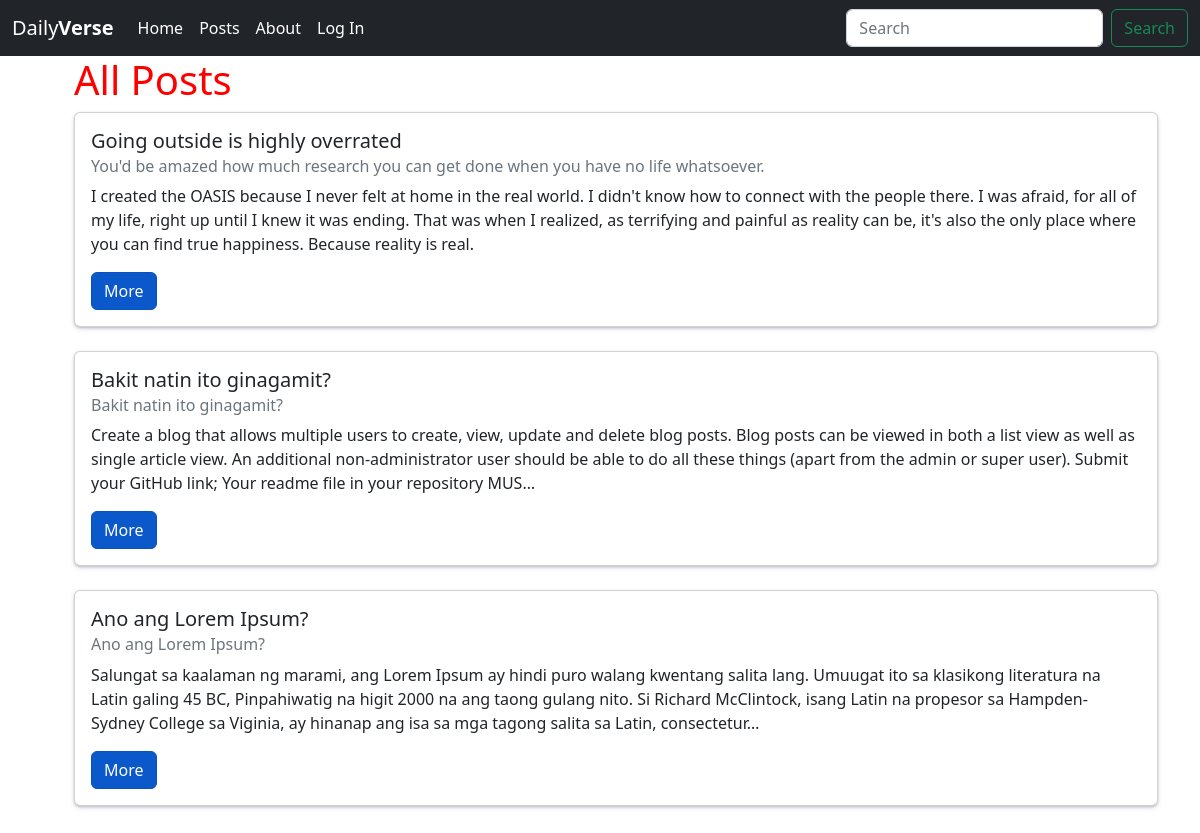
/posts/, run on an earlier commit of the app's database.
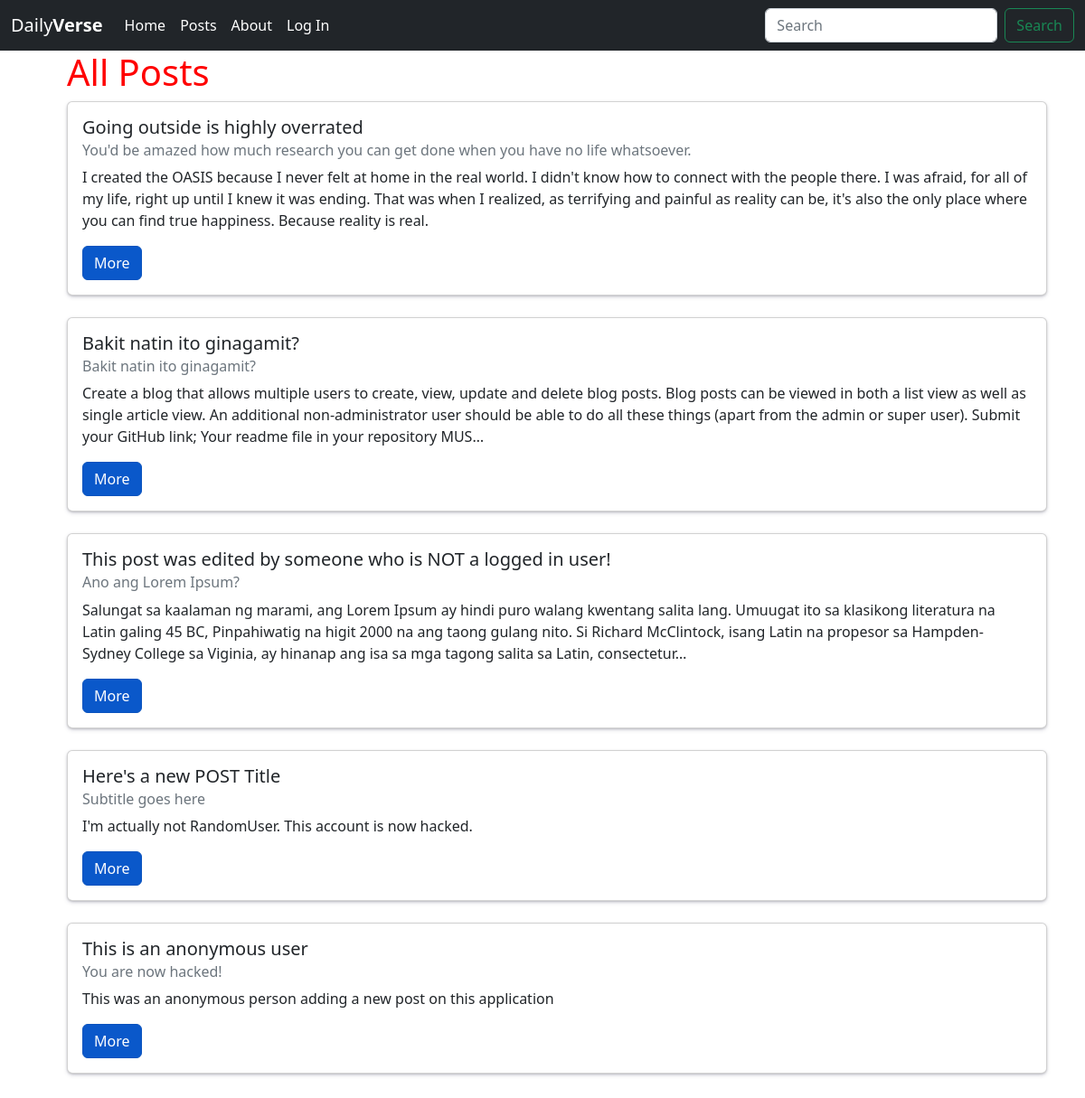
And on a later commit of the database.
### posts/models.py (models this page shows, shortened)
class Post(models.Model):
    title = models.CharField(max_length=256)
    subtitle = models.CharField(max_length=256)
    author = models.ForeignKey(
        get_user_model(),
        on_delete=models.CASCADE
    )
    body = models.TextField()
    created_on = models.DateTimeField(auto_now_add=True)

### posts/views.py (the view)
# urls.py: path('', PostListView.as_view(), name='list'),
class PostListView(ListView):
    template_name = "posts/list.html"
    model = Post

### templates/posts/list.html (shortened to what this page needs)
{% extends 'base.html' %}
{% block content %}
    <ul>
        <h1>All Posts</h1>
        {% for post in post_list %}
        <div class="card box">
            <div class="card-body">
              <h5 class="card-title">{{ post.title }}</h5>
              <h6 class="card-subtitle mb-2 text-muted">{{ post.subtitle }}</h6>
              <p class="card-text">{{ post.body|truncatechars:350 }}</p>
              <a href="{% url 'detail' post.id %}" class="card-link btn btn-primary btn-md active">More</a>
            </div>
        </div>
        <br />
    {% endfor %}
    </ul>
{% endblock content %}

### templates/base.html (shortened to what this page needs)
{% load static %}
<!DOCTYPE html>
<html lang="en">
<head>
    <link href="https://cdn.jsdelivr.net/npm/bootstrap@5.2.1/dist/css/bootstrap.min.css" rel="stylesheet">
    <link rel="stylesheet" href="{% static '/css/base.css' %}">
</head>
<body>
    <nav class="navbar navbar-dark navbar-expand-lg bg-dark">
        <div class="container-fluid">
            <a class="navbar-brand" href="{% url 'home' %}">Daily<strong>Verse</strong></a>
            <div class="collapse navbar-collapse" id="navbarSupportedContent">
                <ul class="navbar-nav me-auto mb-2 mb-lg-0">
                    <li class="nav-item">
                        <a class="nav-link active" aria-current="page" href="{% url 'home' %}">Home</a>
                    </li>
                    <li class="nav-item">
                        <a class="nav-link active" aria-current="page" href="{% url 'list' %}">Posts</a>
                    </li>
                    <li class="nav-item">
                        <a class="nav-link active" aria-current="page" href="{% url 'about' %}">About</a>
                    </li>
                {% if user.is_authenticated %}
                    <li class="nav-item">
                        <a class="nav-link active" aria-current="page" href="{% url 'new' %}">+New</a>
                    </li>
                    <li class="nav-item">
                        <a class="nav-link active" aria-current="page" href="{% url 'password_change' %}">Password Change</a>
                    </li>
                    <li class="nav-item">
                        <a class="nav-link active" aria-current="page" href="{% url 'logout' %}">Log Out</a>
                    </li>
                {% else %}
                    <li class="nav-item">
                        <a class="nav-link active" aria-current="page" href="{% url 'login' %}">Log In</a>
                    </li>
                {% endif %}
                </ul>
                <form class="d-flex" role="search">
                    <input class="form-control me-2" type="search" placeholder="Search" aria-label="Search">
                    <button class="btn btn-outline-success" type="submit">Search</button>
                </form>
            </div>
        </div>
    </nav>
    <div class="container">
        {% block content %}
        {% endblock content %}
    </div>
</body>
</html>

### static/css/base.css (style rules this page uses)
h1 { color: red; }
.box { box-shadow: rgba(50, 50, 93, 0.25) 0px 2px 5px -1px, rgba(0, 0, 0, 0.3) 0px 1px 3px -1px; }

What changed in the data, as far as the page shows it:
changed Post "Ano ang Lorem Ipsum?": title "Ano ang Lorem Ipsum?" → "This post was edited by someone who is NOT a logged in user!"
added Post: title "Here's a new POST Title", subtitle "Subtitle goes here", body "I'm actually not RandomUser. This account is now hacked."
added Post: title "This is an anonymous user", subtitle "You are now hacked!", body "This was an anonymous person adding a new post on this application"
